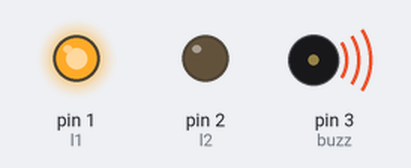
The sketch below on a simulated Arduino Uno, built with avr-gcc and run on an emulated ATmega328P. On the bench: output pins drawn as LEDs (lit = HIGH), buzzer (waves = sounding).

Above: at 0.5 s.
At 3.5 s:
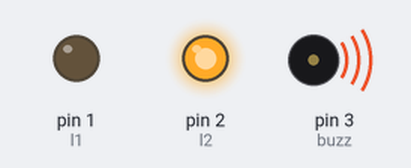
Timing chart, 0 to 4.6 s (numbered marks = the images above):
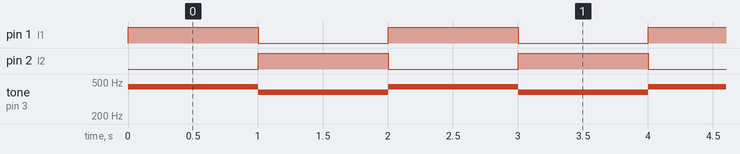

Measured:
- by itself, pin 1 (l1), pin 2 (l2): alternates HIGH for 1.0 s and LOW for 1.0 s
- by itself, tone on pin 3 (buzz): alternates 440 Hz for 1.0 s and 380 Hz for 1.0 s

The sketch:

ejercicio_3_a1.ino
```cpp
#define l1 1
#define l2 2
#define buzz 3

void setup()
{
  pinMode(l1, OUTPUT);
  pinMode(l2, OUTPUT);
  pinMode(buzz, OUTPUT);
}

void loop()
{
  digitalWrite(l1, HIGH);
  tone(buzz, 440);
  delay(1000);
  digitalWrite(l1, LOW);
  digitalWrite(l2, HIGH);
  tone(buzz, 380);
  delay(1000);
  digitalWrite(l2, LOW);
}
```
